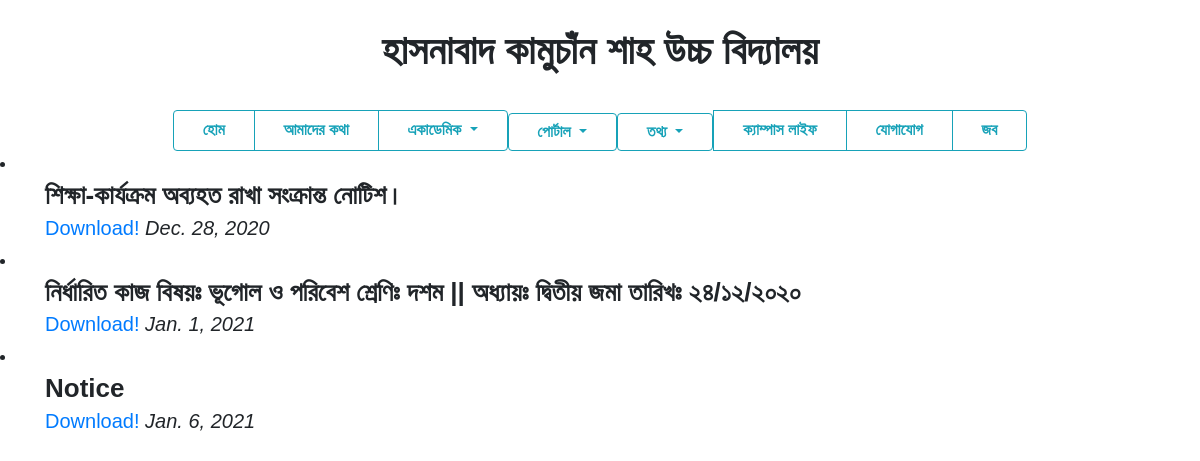
Page /portal/academic/class_routine on the earlier database version.
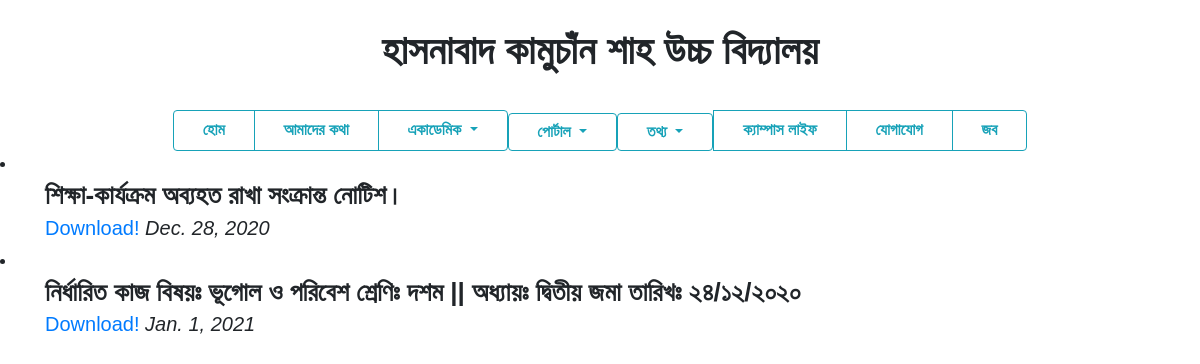
Same page on the later database version.
### portal/models.py (models this page shows)
class Class_routine(models.Model):
    class_routine_id = models.AutoField
    class_routine_name = models.TextField()
    desc = models.TextField()
    fileupload = models.FileField(upload_to="portal/static/Documents", default="")
    pub_date = models.DateField()
    def __str__(self):
        return self.class_routine_name

### portal/views.py (the view)
# urls.py: path("academic/class_routine", views.class_routine, name="class_routine"),
def class_routine(request):
    class_routines = Class_routine.objects.all()
    print(class_routines)
    params = {'class_routines': class_routines}
    return render(request, 'portal/class_routine.html', params)

### portal/templates/portal/class_routine.html (shortened to what this page needs)
{%  extends 'portal/basic.html' %}
{% block body %}
{% for i in class_routines %}
<li data-target="demo" data-slide-to="{{ i }}" > </li>
<div class="container" style="text-align: left"> {{ i.class_routine_name }}
    <h5> <a href="{{ i.fileupload.url }}" download="{{ i.fileupload.url }}">Download!</a>
    <i> {{ i.pub_date }}</i>
    </h5>
</div>
{% endfor %}
{% endblock %}

Differences in the rows shown:
removed Class_routine: class_routine_name "Notice", pub_date "Jan. 6, 2021"
